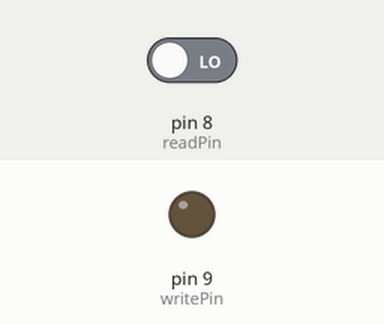
A sketch run on a simulated Arduino Uno, built with avr-gcc and run on an emulated ATmega328P. Parts: output pins drawn as LEDs (lit = HIGH). Inputs (shaded band) come from the test bench; at power-on: pin 8 (readPin) LOW.

Above: at 1.2 s.
1.3 s: pin 8 (readPin) driven HIGH
At 2.5 s:
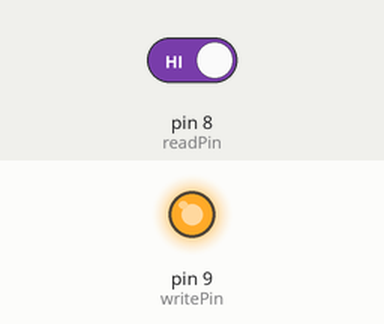
2.8 s: pin 8 (readPin) driven LOW
At 3.8 s:
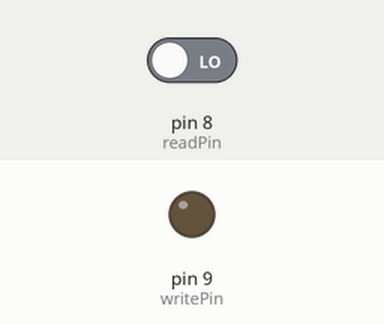
Timing chart, 0 to 5.8 s (numbered marks = the images above; inputs shaded):
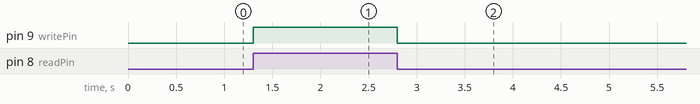

Measured:
- after the input at 1.3 s, pin 9 (writePin): LOW → HIGH at once
- after the input at 2.8 s, pin 9 (writePin): HIGH → LOW at once

The sketch:

Button.ino
```cpp
//Putting pins in a class for readability when scaling
  const int readPin = 8;
  const int writePin = 9;


void setup() {
pinMode(readPin, INPUT);
pinMode(writePin, OUTPUT);
}

void loop() {

digitalWrite(writePin, digitalRead(readPin));
}
```
